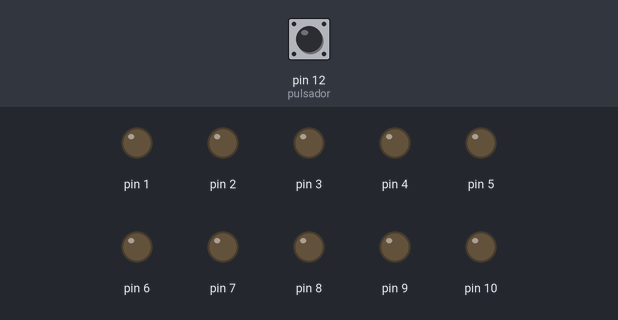
Bench run of a sketch on a simulated Arduino Uno, built with avr-gcc and run on an emulated ATmega328P. Parts: output pins drawn as LEDs (lit = HIGH). Dashed ring = blinking. The test bench sets the inputs (shaded band); at power-on: pin 12 (pulsador) LOW.

Above: at 1.2 s.
1.3 s: pin 12 (pulsador) pulled HIGH for 0.15 s
At 2.35 s:
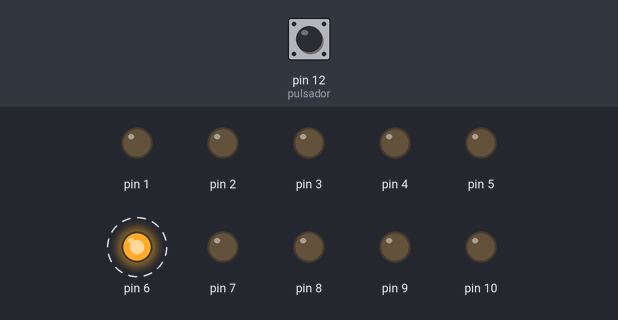
4.3 s: pin 12 (pulsador) pulled HIGH for 3.2 s
At 6.55 s:
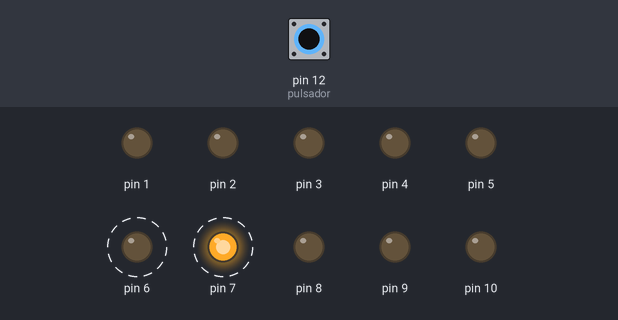
9.0 s: pin 12 (pulsador) pulled HIGH for 1 s
At 10.15 s:
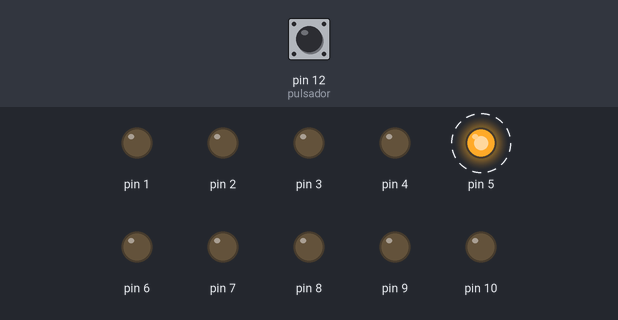
Timing chart, 0 to 14.7 s (numbered marks = the images above; inputs shaded):
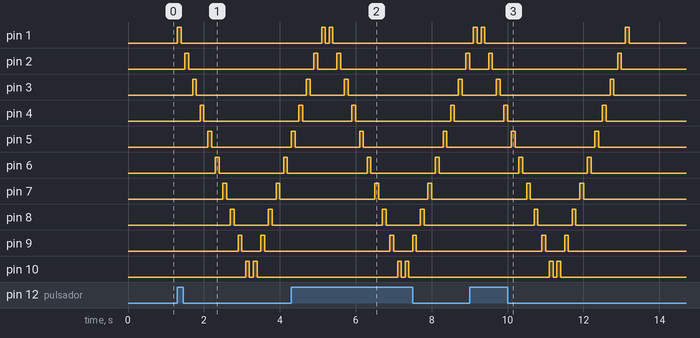

Measured:
- after the input at 1.3 s, pin 1: LOW → HIGH at once, → LOW 0.10 s later; pin 2: LOW → HIGH after 0.20 s, → LOW 0.10 s later; pin 3: LOW → HIGH after 0.40 s, → LOW 0.10 s later; pin 4: LOW → HIGH after 0.60 s, → LOW 0.10 s later; pin 5: LOW → HIGH after 0.80 s, → LOW 0.10 s later
- after the input at 4.3 s, pin 6: alternates HIGH for 0.10 s and LOW for 1.7 s, starting after 2.0 s; pin 7: alternates HIGH for 0.10 s and LOW for 1.3 s, starting after 2.2 s
- after the input at 9.0 s, pin 3: alternates HIGH for 0.10 s and LOW for 2.9 s, 4 changes in all, then stays LOW, starting after 0.70 s; pin 4: alternates HIGH for 0.10 s and LOW for 2.5 s, 4 changes in all, then stays LOW, starting after 0.90 s

The sketch:

Practica_03.ino
```cpp
int tiempo = 100;
int n;
const int pulsador = 12;
int estado = 0;

void setup()
{
    pinMode(12, INPUT);
    for(n = 1; n <= 10; n++)
    {
        pinMode(n, OUTPUT);
    }
}

void secuencia()
{
    for(n = 1; n <= 10; n++)
    {
        digitalWrite(n, HIGH);
        delay(tiempo);
        digitalWrite(n, LOW);
        delay(tiempo);
    }

    for(n = 10; n >= 1; n--)
    {
        digitalWrite(n, HIGH);
        delay(tiempo);
        digitalWrite(n, LOW);
        delay(tiempo);
    }
}

void loop()
{
    estado = digitalRead(pulsador);
    if(estado == HIGH)
    {
        secuencia();
    }
}
```
